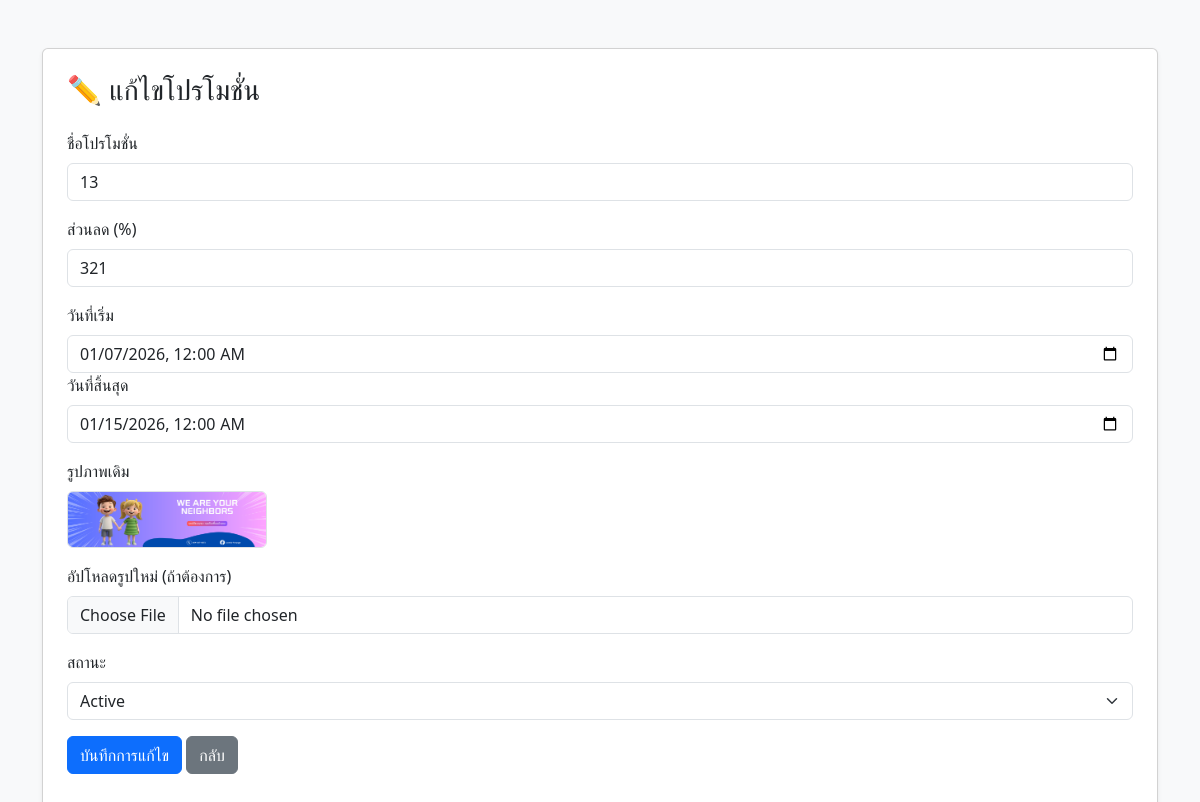
The page /adminpage/promotion/edit.php?id=3fdd904118f752ac73abdc0226012de9 (signed in) on the database its author committed.
### tables this page shows
CREATE TABLE `promotions` (
  `id` char(36) NOT NULL,
  `created_by` char(36) DEFAULT NULL,
  `store_id` char(36) DEFAULT NULL,
  `title` varchar(255) NOT NULL,
  `discount` int(11) DEFAULT 0,
  `summary` varchar(255) DEFAULT NULL,
  `message` text DEFAULT NULL,
  `image` varchar(1000) DEFAULT NULL,
  `start_date` datetime NOT NULL DEFAULT current_timestamp(),
  `end_date` datetime DEFAULT current_timestamp(),
  `status` enum('active','inactive','draft') DEFAULT 'active',
  `audience` enum('all','stores','customers','store_specific') DEFAULT 'all',
  `metadata` longtext DEFAULT NULL CHECK (json_valid(`metadata`)),
  `created_at` timestamp NOT NULL DEFAULT current_timestamp(),
  `updated_at` timestamp NOT NULL DEFAULT current_timestamp() ON UPDATE current_timestamp()
);

### adminpage/promotion/edit.php (the view, shortened to what this page needs)
<?php
require "../../ld_db.php";
$id = $_GET['id'];
$sql = "SELECT * FROM promotions WHERE id = ?";
$stmt = $pdo->prepare($sql);
$stmt->execute([$id]);
$promotion = $stmt->fetch(PDO::FETCH_ASSOC);
?>
<!DOCTYPE html>
<html lang="th">
<?php include_once '../assets/style.php'; ?>
<head>
    <link rel="stylesheet" href="../../bootstrap/css/bootstrap.min.css">
</head>
<body class="bg-light">
    <div class="container mt-5">
        <div class="card shadow-sm p-4">
            <h3 class="mb-4">✏️ แก้ไขโปรโมชั่น</h3>
            <form action="" method="POST" enctype="multipart/form-data">
                <div class="mb-3">
                    <label class="form-label">ชื่อโปรโมชั่น</label>
                    <input type="text" name="title" class="form-control" value="<?= $promotion['title'] ?>" required>
                </div>
                <div class="mb-3">
                    <label class="form-label">ส่วนลด (%)</label>
                    <input type="number" name="discount" class="form-control" value="<?= $promotion['discount'] ?>" required>
                </div>
                <div class="mb-3">
                    <label class="form-label">วันที่เริ่ม</label>
                    <input type="datetime-local" name="start_date" class="form-control"
                        value="<?= $promotion['start_date'] ? date('Y-m-d\TH:i', strtotime($promotion['start_date'])) : '' ?>"
                        </div>
                    <div class="mb-3">
                        <label class="form-label">วันที่สิ้นสุด</label>
                        <input type="datetime-local" name="end_date" class="form-control"
                            value="<?= $promotion['end_date'] ? date('Y-m-d\TH:i', strtotime($promotion['end_date'])) : '' ?>"
                            required>
                    </div>
                    <div class="mb-3">
                        <label class="form-label">รูปภาพเดิม</label><br>
                        <img src="uploads/<?= $promotion['image'] ?>" width="200" class="rounded border">
                    </div>
                    <div class="mb-3">
                        <label class="form-label">อัปโหลดรูปใหม่ (ถ้าต้องการ)</label>
                        <input type="file" name="image" class="form-control">
                    </div>
                    <div class="mb-3">
                        <label class="form-label">สถานะ</label>
                        <select name="status" class="form-select">
                            <option value="active" <?= $promotion['status'] === 'active' ? 'selected' : '' ?>>Active</option>
                        </select>
                    </div>
                    <button type="submit" class="btn btn-primary">บันทึกการแก้ไข</button>
                    <a href="index.php" class="btn btn-secondary">กลับ</a>
            </form>
        </div>
    </div>
</body>
</html>

### adminpage/assets/style.php (style rules this page uses)
body { font-family: 'Kanit', sans-serif; }

### rows shown on the page
promotions: title "13", discount "321", start_date "01/07/2026 00:00", end_date "01/15/2026 00:00", image (picture), status "Active"
